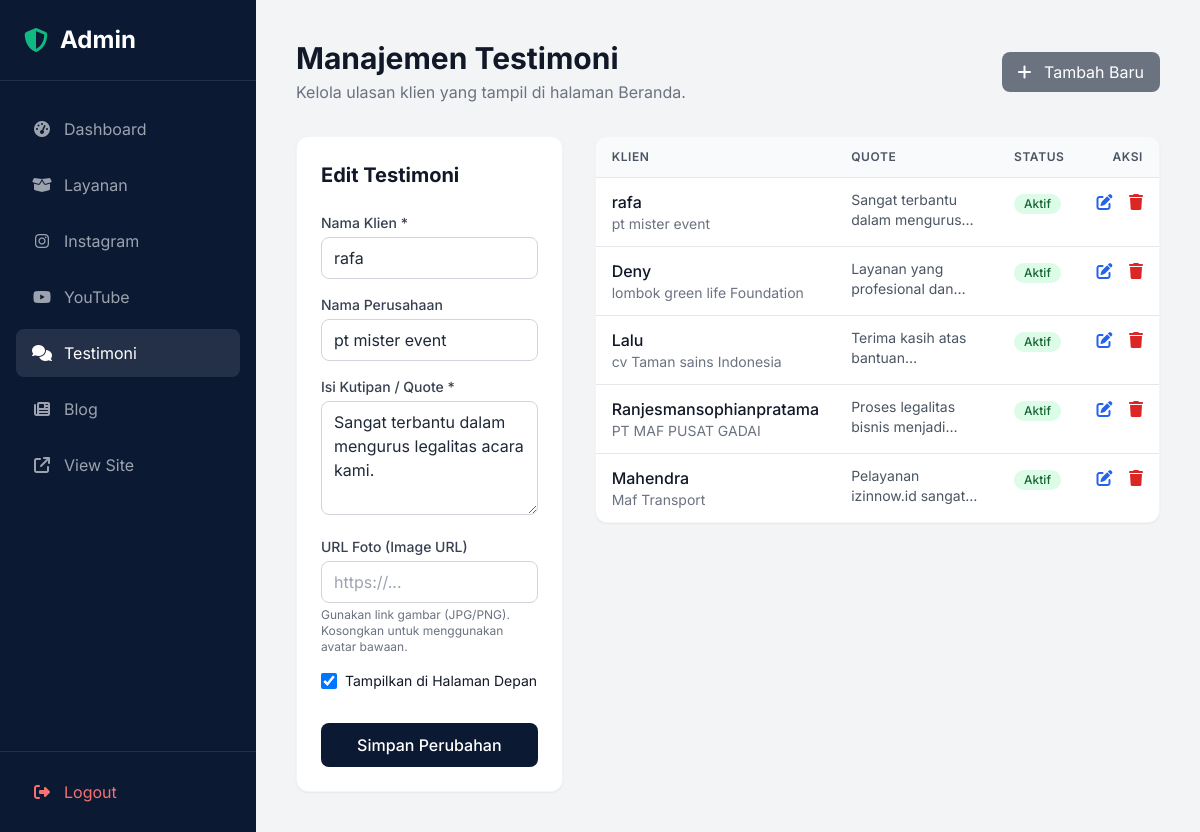
The page /admin/testimoni.php?edit=5 (signed in) on the database its author committed.
### tables this page shows
CREATE TABLE `testimonials` (
  `id` int(11) NOT NULL,
  `client_name` varchar(255) NOT NULL,
  `company_name` varchar(255) DEFAULT NULL,
  `quote` text NOT NULL,
  `image_url` varchar(255) DEFAULT NULL,
  `video_url` varchar(255) DEFAULT NULL,
  `is_active` tinyint(1) DEFAULT 1
);

### admin/testimoni.php (the view, shortened to what this page needs)
<?php
require_once '../includes/db.php';
include 'includes/header.php';
$stmt = $pdo->query("SELECT * FROM testimonials ORDER BY id DESC");
$testimonials = $stmt->fetchAll();
$editData = null;
if (isset($_GET['edit'])) {
    $stmt = $pdo->prepare("SELECT * FROM testimonials WHERE id = ?");
    $stmt->execute([(int)$_GET['edit']]);
    $editData = $stmt->fetch();
}
?>
<div class="mb-8 flex justify-between items-center">
    <div>
        <h1 class="text-3xl font-bold text-gray-900">Manajemen Testimoni</h1>
        <p class="text-gray-500 mt-1">Kelola ulasan klien yang tampil di halaman Beranda.</p>
    </div>
    <?php if ($editData): ?>
        <a href="testimoni.php" class="px-4 py-2 bg-gray-500 text-white rounded-lg hover:bg-gray-600 transition-colors">
            <i class="fa-solid fa-plus mr-2"></i> Tambah Baru
        </a>
    <?php endif; ?>
</div>
<div class="grid grid-cols-1 lg:grid-cols-3 gap-8">
    <div class="lg:col-span-1 bg-white rounded-xl shadow-sm border border-gray-100 p-6 self-start sticky top-6">
        <h2 class="text-xl font-bold text-gray-900 mb-6"><?= $editData ? 'Edit Testimoni' : 'Tambah Testimoni Baru' ?></h2>
        <form action="testimoni.php" method="POST" class="space-y-4">
            <div>
                <label class="block text-sm font-medium text-gray-700 mb-1">Nama Klien *</label>
                <input type="text" name="client_name" required value="<?= htmlspecialchars($editData['client_name'] ?? '') ?>" class="w-full rounded-lg border border-gray-300 px-3 py-2 focus:ring-accent focus:border-accent">
            </div>
            <div>
                <label class="block text-sm font-medium text-gray-700 mb-1">Nama Perusahaan</label>
                <input type="text" name="company_name" value="<?= htmlspecialchars($editData['company_name'] ?? '') ?>" class="w-full rounded-lg border border-gray-300 px-3 py-2 focus:ring-accent focus:border-accent">
            </div>
            <div>
                <label class="block text-sm font-medium text-gray-700 mb-1">Isi Kutipan / Quote *</label>
                <textarea name="quote" required rows="4" class="w-full rounded-lg border border-gray-300 px-3 py-2 focus:ring-accent focus:border-accent"><?= htmlspecialchars($editData['quote'] ?? '') ?></textarea>
            </div>
            <div>
                <label class="block text-sm font-medium text-gray-700 mb-1">URL Foto (Image URL)</label>
                <input type="url" name="image_url" placeholder="https://..." value="<?= htmlspecialchars($editData['image_url'] ?? '') ?>" class="w-full rounded-lg border border-gray-300 px-3 py-2 focus:ring-accent focus:border-accent">
                <p class="text-xs text-gray-500 mt-1">Gunakan link gambar (JPG/PNG). Kosongkan untuk menggunakan avatar bawaan.</p>
            </div>
            <div class="flex items-center mt-4">
                <input type="checkbox" name="is_active" id="is_active" value="1" <?= (!$editData || $editData['is_active']) ? 'checked' : '' ?> class="h-4 w-4 text-accent border-gray-300 rounded focus:ring-accent">
                <label for="is_active" class="ml-2 block text-sm text-gray-900">Tampilkan di Halaman Depan</label>
            </div>
            <div class="pt-4">
                <button type="submit" class="w-full bg-primary text-white font-medium py-2.5 rounded-lg hover:bg-opacity-90 transition-colors">
                    <?= $editData ? 'Simpan Perubahan' : 'Simpan Testimoni' ?>
                </button>
            </div>
        </form>
    </div>
    <div class="lg:col-span-2">
        <div class="bg-white rounded-xl shadow-sm border border-gray-100 overflow-hidden">
            <div class="overflow-x-auto">
                <table class="w-full text-left border-collapse">
                    <thead>
                        <tr class="bg-gray-50 border-b border-gray-200">
                            <th class="py-3 px-4 text-xs font-semibold text-gray-600 uppercase tracking-wider">Klien</th>
                            <th class="py-3 px-4 text-xs font-semibold text-gray-600 uppercase tracking-wider">Quote</th>
                            <th class="py-3 px-4 text-xs font-semibold text-gray-600 uppercase tracking-wider">Status</th>
                            <th class="py-3 px-4 text-xs font-semibold text-gray-600 uppercase tracking-wider text-right">Aksi</th>
                        </tr>
                    </thead>
                    <tbody class="divide-y divide-gray-200">
                        <?php foreach ($testimonials as $t): ?>
                            <tr class="hover:bg-gray-50">
                                <td class="py-3 px-4 align-top">
                                    <div class="font-medium text-gray-900"><?= htmlspecialchars($t['client_name']) ?></div>
                                    <div class="text-sm text-gray-500"><?= htmlspecialchars($t['company_name']) ?></div>
                                </td>
                                <td class="py-3 px-4 align-top max-w-xs">
                                    <p class="text-sm text-gray-600 line-clamp-2" title="<?= htmlspecialchars($t['quote']) ?>">
                                        <?= htmlspecialchars($t['quote']) ?>
                                    </p>
                                </td>
                                <td class="py-3 px-4 align-top">
                                    <?php if ($t['is_active']): ?>
                                        <span class="inline-flex items-center px-2.5 py-0.5 rounded-full text-xs font-medium bg-green-100 text-green-800">Aktif</span>
                                    <?php else: ?>
                                        <span class="inline-flex items-center px-2.5 py-0.5 rounded-full text-xs font-medium bg-red-100 text-red-800">Nonaktif</span>
                                    <?php endif; ?>
                                </td>
                                <td class="py-3 px-4 align-top text-right whitespace-nowrap">
                                    <a href="testimoni.php?edit=<?= $t['id'] ?>" class="text-blue-600 hover:text-blue-900 mr-3" title="Edit">
                                        <i class="fa-solid fa-pen-to-square"></i>
                                    </a>
                                    <a href="testimoni.php?delete=<?= $t['id'] ?>" onclick="return confirm('Yakin ingin menghapus testimoni ini?');" class="text-red-600 hover:text-red-900" title="Hapus">
                                        <i class="fa-solid fa-trash"></i>
                                    </a>
                                </td>
                            </tr>
                        <?php endforeach; ?>
                    </tbody>
                </table>
            </div>
        </div>
    </div>
</div>
<?php include 'includes/footer.php'; ?>

### rows shown on the page
testimonials: client_name "rafa", company_name "pt mister event", quote "Sangat terbantu dalam mengurus legalitas acara kami.", is_active "☑", quote "Sangat terbantu dalam…", shows "Aktif"
testimonials: client_name "Deny", company_name "lombok green life Foundation", quote "Layanan yang profesional…", is_active "Aktif"
testimonials: client_name "Lalu", company_name "cv Taman sains Indonesia", quote "Terima kasih atas…", is_active "Aktif"
testimonials: client_name "Ranjesmansophianpratama", company_name "PT MAF PUSAT GADAI", quote "Proses legalitas bisnis…", is_active "Aktif"
testimonials: client_name "Mahendra", company_name "Maf Transport", quote "Pelayanan izinnow.id…", is_active "Aktif"
